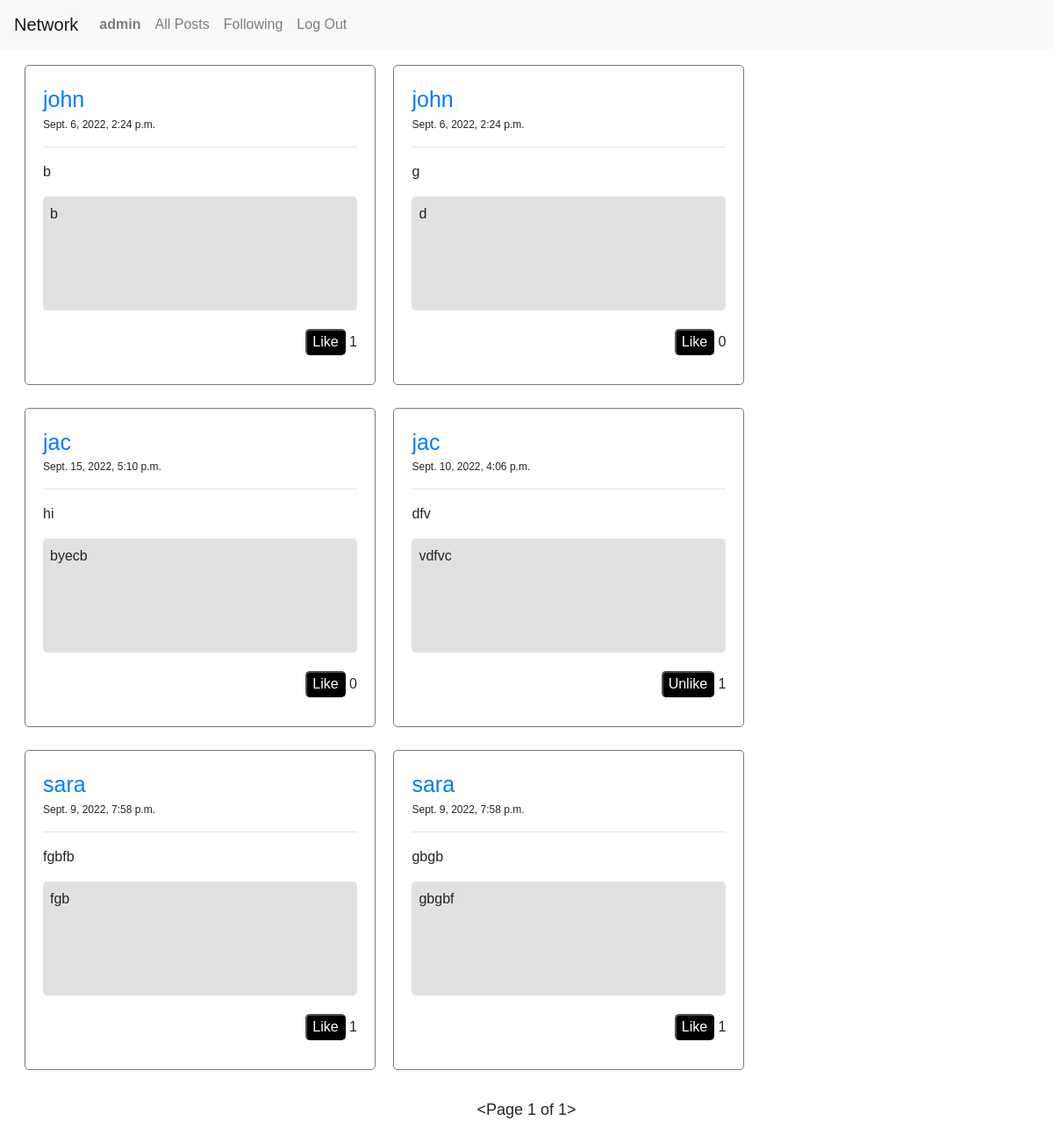
Page /following_posts (signed in) on the earlier database version.
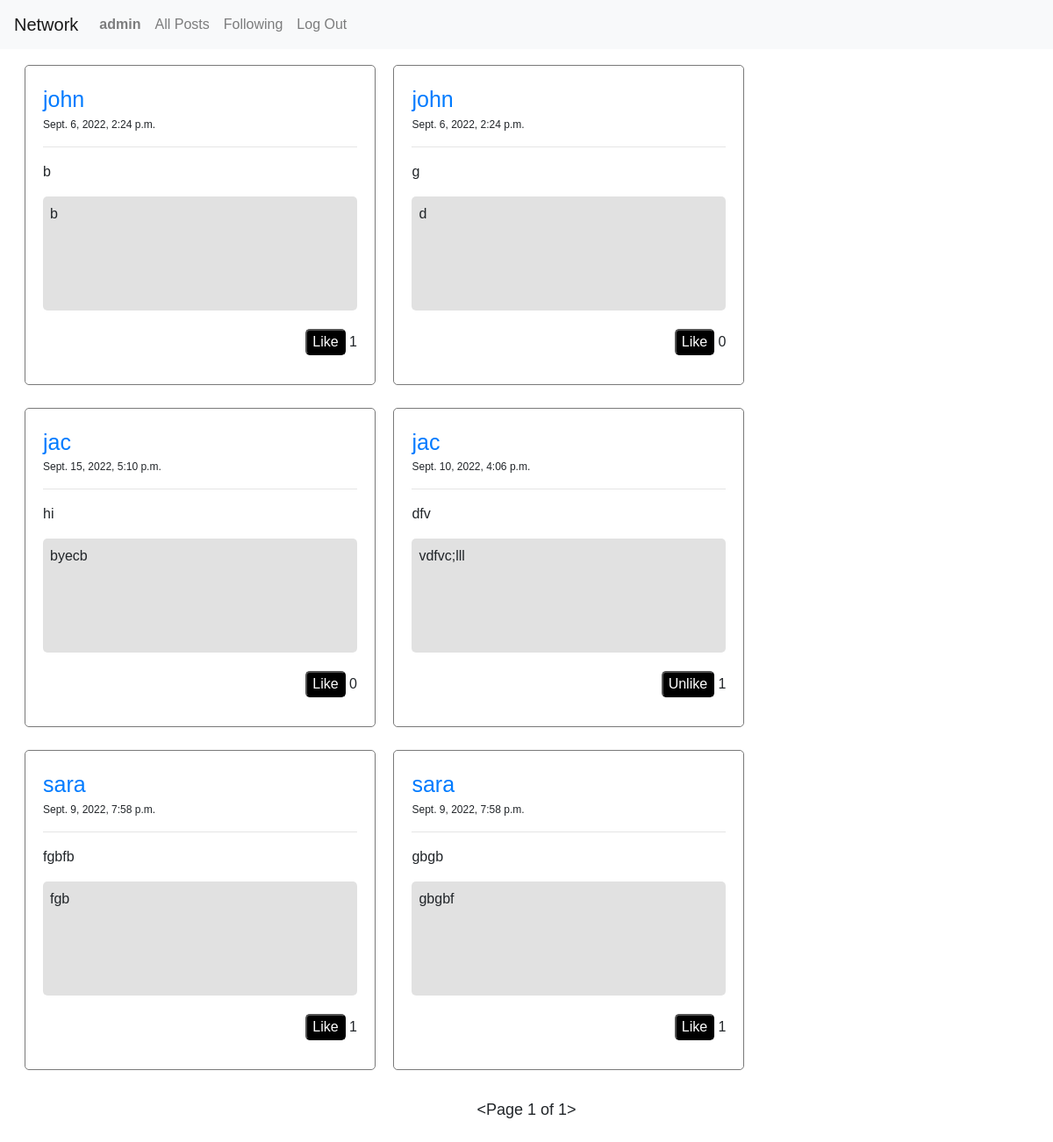
Same page on the later database version.
### network/models.py (models this page shows, shortened)
class Posts(models.Model):
    id = models.AutoField(primary_key=True)
    post_uesr = models.ForeignKey(User, on_delete=models.CASCADE, null=True, blank=True,related_name='create_user')
    post_title = models.CharField(max_length=200)
    post_description = models.TextField()
    post_date = models.DateTimeField(default=datetime.now, blank=True)
    post_likes = models.ManyToManyField(User,blank=True,default=None, related_name='post_likes')
    like_count = models.CharField(max_length=200)

class User(AbstractUser):
    pass

### network/views.py (the view)
# urls.py: path("following_posts", views.following_posts, name="following_posts"),
def following_posts(request):
    followed_users_list = []
    posts_list = []
    username1 = User.objects.get(username = request.user)
    followers = Followers.objects.filter(follower=username1)
    for i in followers:
        followed_users_list.append(i.followed_users)
    for x in followed_users_list:
        username2 = User.objects.get(username = x)
        all_post = Posts.objects.filter(post_uesr = username2).order_by('-id')
        for y in all_post:
            posts_list.append(y)
    paginator = Paginator(posts_list,10)
    page = request.GET.get('page')
    posts = paginator.get_page(page)
    return render(request, 'network/following_posts.html',{
        'posts':posts,
    })

### network/templates/network/following_posts.html (shortened to what this page needs)
{% extends 'network/layout.html' %}
{% load static %}
{% block head %}
    <link rel="stylesheet" href="{% static 'network/styles.css' %}">
{% endblock %}
{% block body %}
    <div class="div_posts">
        {% for all_posts in posts %}
            <li class="li_posts">
                <div class="div_single_posts">
                    <div>
                        <a class="post_user_name_link" href="{% url 'profile' all_posts.post_uesr %}">{{all_posts.post_uesr}}</a>
                    </div>
                    <p class="post_date">{{all_posts.post_date}}</p><hr>
                    <p>{{all_posts.post_title}}</p>
                    <p class="posts_description" id="post_description_{{all_posts.id}}">{{all_posts.post_description}}</p>
                    <div class="div_likes">
                        {% if request.user not in all_posts.post_likes.all %}
                            <button class="post_likes_button" value="{{all_posts.id}}" id="like_button_{{all_posts.id}}">Like</button>
                        {% else %}
                            <button class="post_likes_button" value="{{all_posts.id}}" id="like_button_{{all_posts.id}}">Unlike</button>
                        {% endif %}
                        <p class="post_likes_count" id="like_count_{{all_posts.id}}">{{all_posts.post_likes.count}}</p>
                    </div>
                </div>
            </li>
        {% endfor %}
    </div>
        <br>
        <div class="div_paginator">
            <p class="num_page">{{posts}}</p>
        </div>
{% endblock %}

Differences in the rows shown:
changed Posts "dfv": post_description "vdfvc" → "vdfvc;lll"
